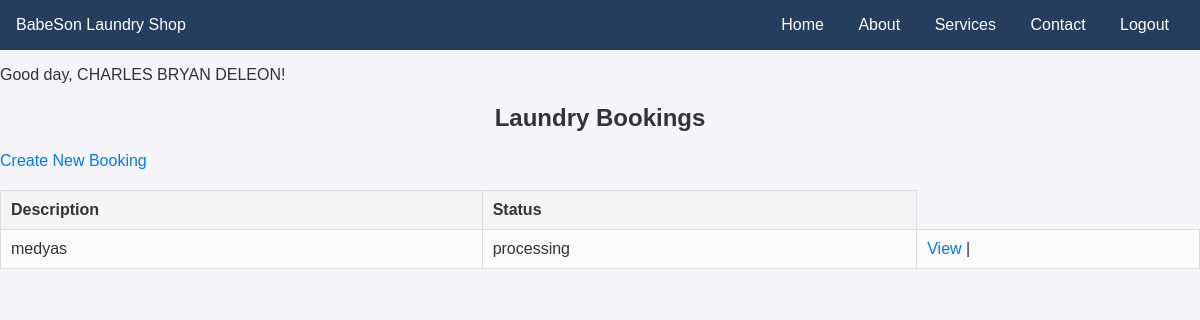
Page /laundry/ (signed in) on the earlier database version.
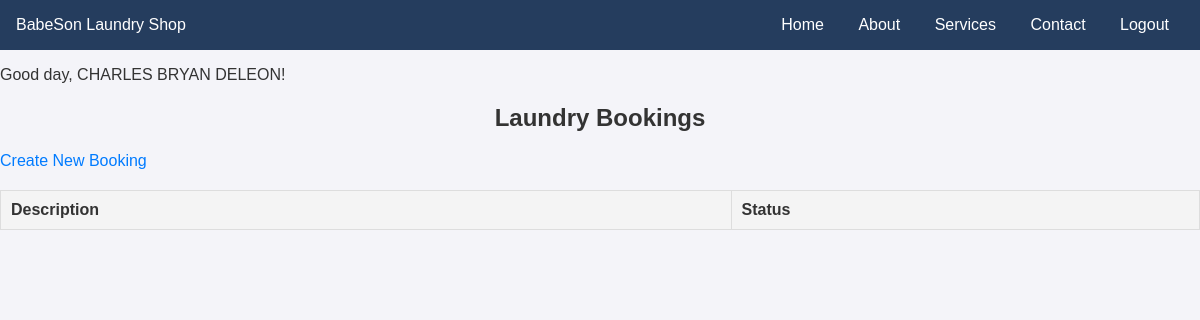
Same page on the later database version.
### app/models.py (models this page shows, shortened)
class LaundryBooking(models.Model):
    user = models.ForeignKey(CustomUser, on_delete=models.CASCADE, null=False)
    description = models.TextField()  # Description of the laundry items
    note = models.TextField(blank=True)  # Optional note for suggestions
    weight_kg = models.PositiveIntegerField()  # Weight in kilograms
    date = models.DateField()  # Date for the booking/schedule
    status_choices = [
        ('pending', 'Pending'),
        ('processing', 'Processing'),
        ('completed', 'Completed'),
    ]
    status = models.CharField(max_length=10, choices=status_choices, default='pending')
    class Meta:
        verbose_name = 'Laundry Booking'
        verbose_name_plural = 'Laundry Bookings'

### app/views.py (the view)
# urls.py: path('laundry/', LaundryBookingListView.as_view(), name='laundrybooking_list'),
class LaundryBookingListView(ListView):
    model = LaundryBooking
    template_name = 'laundry/laundrybooking_list.html'
    context_object_name = 'bookings'
    def get_queryset(self):
        if self.request.user.is_authenticated:
            return LaundryBooking.objects.filter(user=self.request.user)
        else:
            return LaundryBooking.objects.none()

### app/templates/laundry/laundrybooking_list.html
{% extends 'app/base.html' %}
{% block content %}
{% if user.is_authenticated %}
    <p>Good day, {{ user.name }}!</p>
{% else %}
    <p>You are not logged in. Please <a href="{% url 'login' %}">login</a> to continue.</p>
{% endif %}
<h2>Laundry Bookings</h2>
<a href="{% url 'laundrybooking_create' %}">Create New Booking</a>
<table>
    <thead>
        <tr>
            <th>Description</th>
            <th>Status</th>
        </tr>
    </thead>
    <tbody>
        {% for booking in bookings %}
            <tr>
                <td>{{ booking.description }}</td>
                <td>{{ booking.status }}</td>
                <td>
                    <a href="{% url 'laundrybooking_detail' booking.pk %}">View</a> |
                </td>
            </tr>
        {% endfor %}
    </tbody>
</table>
{% endblock %}

Differences in the rows shown:
removed LaundryBooking: description "medyas", status "processing"
